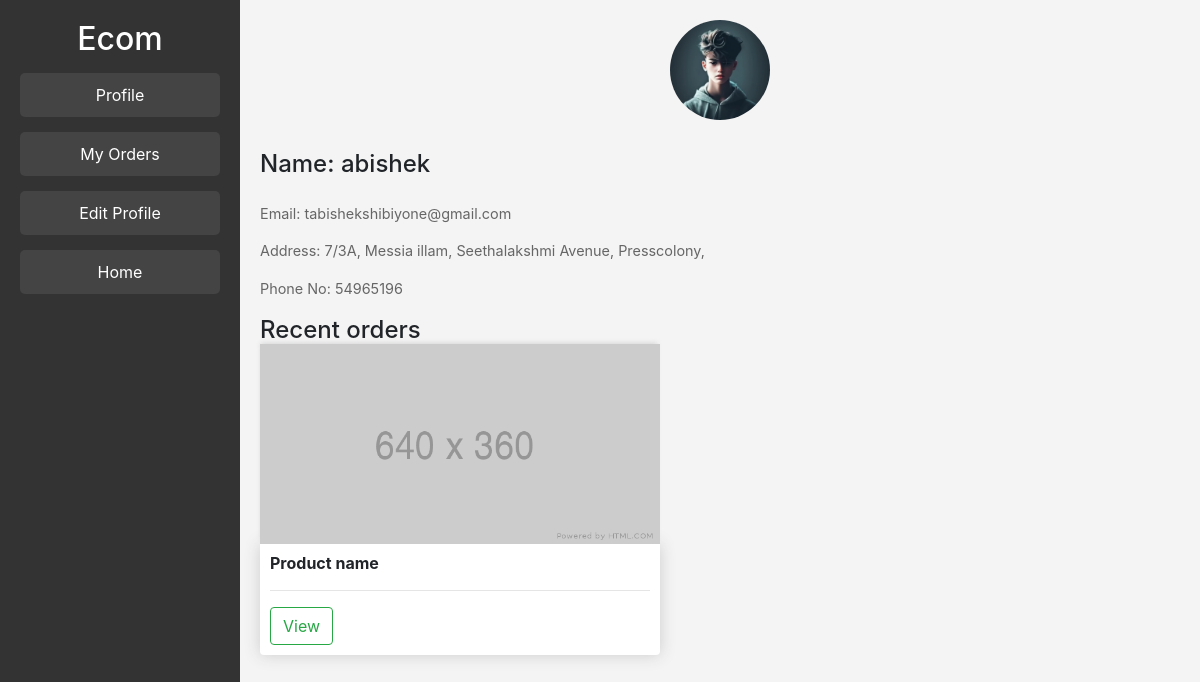
/profile/abishek/, run on an earlier commit of the app's database.
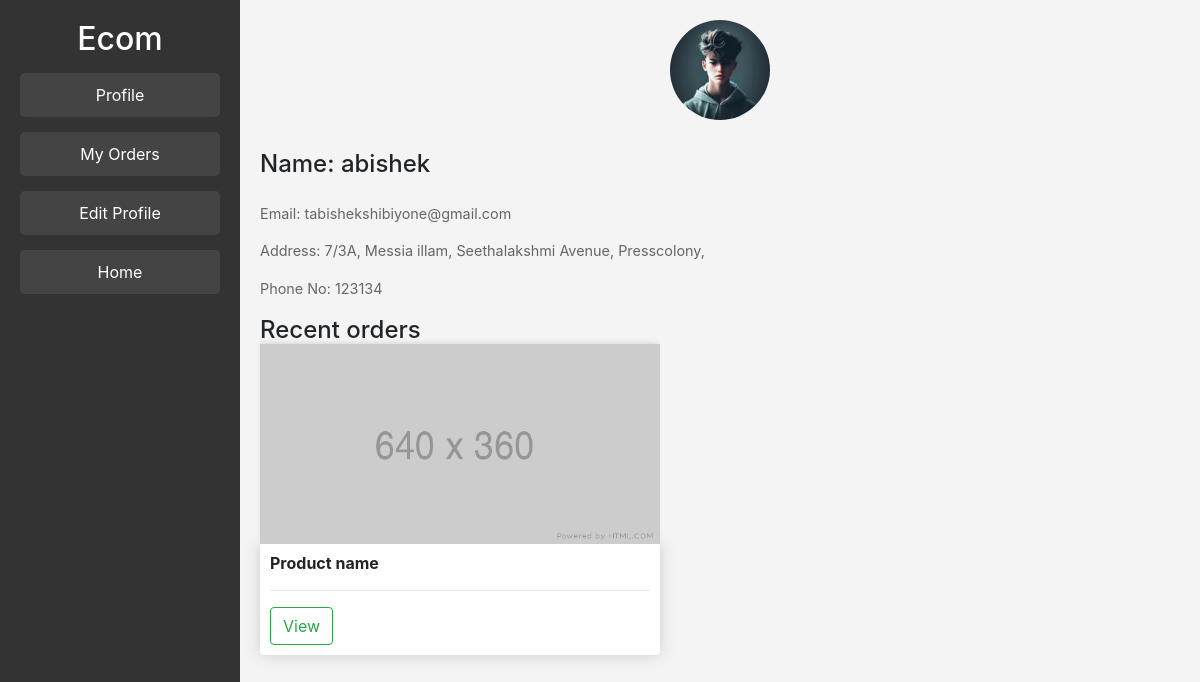
And on a later commit of the database.
### store/models.py (models this page shows, shortened)
class Customer(models.Model):
	user = models.OneToOneField(User, null=True, blank=True, on_delete=models.CASCADE)  #one to one relationship between user and customer 1 user = 1  customer
	name = models.CharField(max_length=200, null=True)
	num = models.IntegerField(default=0, null=True, blank=True)
	email = models.CharField(max_length=200)
	address = models.CharField(max_length=200,default=0, null=True, blank=True)
	proimg = models.ImageField(null=True, blank=True)
	last_login = models.DateTimeField(null=True,auto_now=True)
	@property
	def imageURL(self):
		try:
			url = self.proimg.url   #.URL returns the publicly accessible URL of the file
		except:
			url = ''
		return url

### store/views.py (the view, shortened to what this page needs)
# urls.py: path('profile/<str:username>/', views.profile, name='profile'),
def profile(request, username):
    try:
        customer = Customer.objects.get(name=username)
        orderitems = OrderItem.objects.filter(customer=customer)
        shipping_addresses = ShippingAddress.objects.filter(customer=customer)
        order = Order.objects.filter(customer=customer)
    except Customer.DoesNotExist:
        return redirect('some_error_page')  # Redirect to an error page or a default profile page
    context = {
        'customer': customer,
        'orderitems': orderitems,
        'shipping_addresses': shipping_addresses,
        'order': order,
    }
    return render(request, 'store/profile.html', context)

### store/models.py (called while the page is built)
	@property
	def imageURL(self):
		try:
			url = self.image.url   #.URL returns the publicly accessible URL of the file
		except:
			url = ''
		return url

### store/templates/store/profile.html (shortened to what this page needs)
{% load static %}
<!DOCTYPE html>
<html lang="en">
<head>
  <link rel="stylesheet" href="{% static 'css/profile.css' %}">
	<link rel="stylesheet" href="https://cdn.jsdelivr.net/npm/bootstrap@4.0.0/dist/css/bootstrap.min.css">
</head>
<body>
  <div class="dashboard">
    <aside class="sidebar">
      <h2>Ecom</h2>
      <ul>
        <li><button class="nav-button" data-section="profile">Profile</button></li>
        <li><button class="nav-button" data-section="orders">My Orders</button></li>
        <li><button class="nav-button" data-section="editprofile">Edit Profile</button></li>
        <li><a href="{% url 'store:store' %}"><button class="nav-button" data-section="editprofile">Home</button></a> </li>
      </ul>
    </aside>
    <main class="main-content">
      <section id="content">
        <div id="profile">
          <div class="profile-card">
            <img src="{{customer.imageURL }}" alt="Profile Picture" class="profile-pic">
          </div>
          <div>
            <h3 class="profile-name">Name: {{customer.name}}</h3><br>
            <p class="profile-email">Email: {{customer.email}}</p>
            <p class="profile-email">Address: {{customer.address}}</p>
            <p class="profile-email">Phone No: {{customer.num}}</p>
          </div>
          <div>
            <h3 class="profile-name">Recent orders</h3>
            <div class="recent">
                <img class="thumbnail" src="{% static 'images/placeholder.png' %}">
                <div class="box-element product">
                    <h6><strong>Product name</strong></h6>
                    <hr>
                    <a class="btn btn-outline-success" href="#">View</a>
                </div>
            </div>
          </div>
        </div>
      </section>
    </main>
  </div>
</body>
</html>

What changed in the data, as far as the page shows it:
changed Customer "abishek": num "54965196" → "123134"
